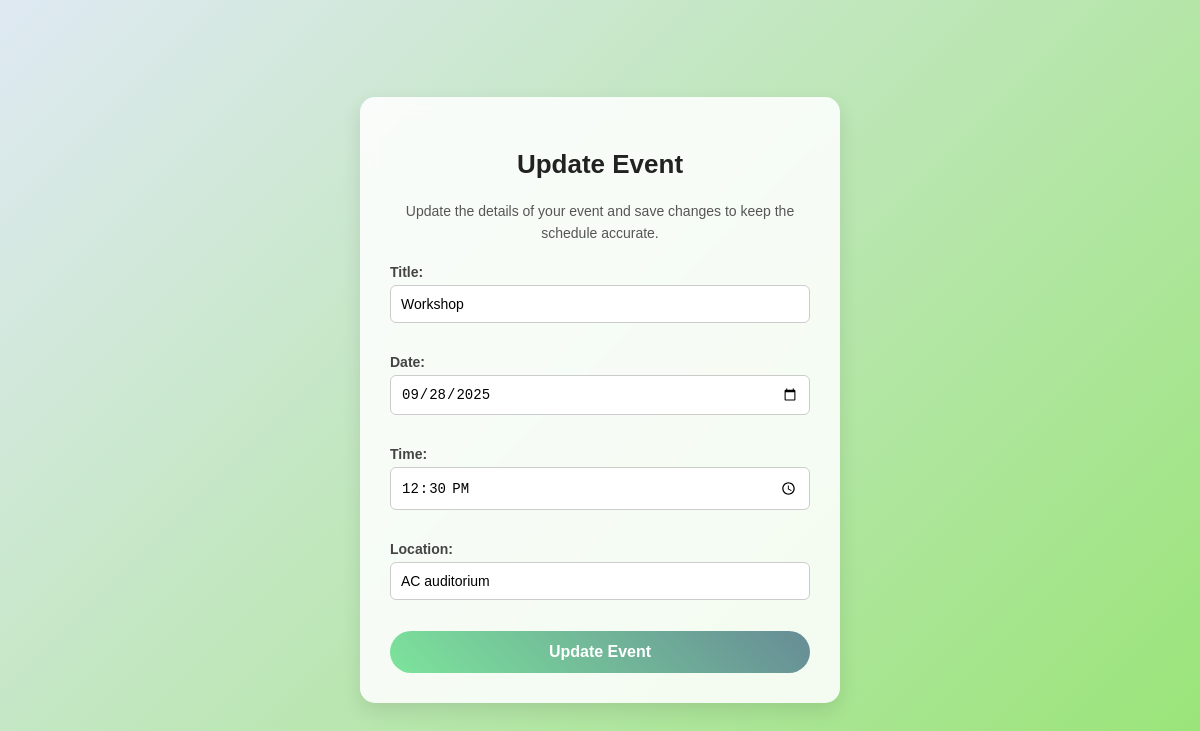
/event/5/edit/, run on the app's committed database.
### events/models.py (models this page shows, shortened)
class Event(models.Model):
    title = models.CharField(max_length=200)
    description = models.TextField(blank=True, null=True)
    date = models.DateField()
    time = models.TimeField()
    location = models.CharField(max_length=200)

### events/views.py (the view)
# urls.py: path('event/<int:pk>/edit/', views.update_event, name='update_event'),
def update_event(request, pk):
    event = get_object_or_404(Event, pk=pk)
    if request.method == "POST":
        form = EventForm(request.POST, instance=event)
        if form.is_valid():
            form.save()
            return redirect('event_list')
    else:
        form = EventForm(instance=event)
    return render(request, 'update.html', {'form': form})

### events/forms.py
class EventForm(forms.ModelForm):
    class Meta:
        model = Event
        fields = ['title', 'date', 'time', 'location']
        widgets = {
            'title': forms.TextInput(attrs={'placeholder': 'Enter event title'}),
            'date': forms.DateInput(attrs={'type': 'date'}),
            'time': forms.TimeInput(attrs={'type': 'time'}),
            'location': forms.TextInput(attrs={'placeholder': 'Enter event location'}),
        }

### events/templates/update.html (shortened to what this page needs)
<!DOCTYPE html>
<html lang="en">
<head>
</head>
<body>
  <div class="form-box">
    <h2>Update Event</h2>
    <p style="text-align:center; color:#555; font-size:14px; line-height:1.6; margin-bottom:20px;">
     Update the details of your event and save changes to keep the schedule accurate.
  </p>
    <form method="post">
      {{ form.as_p }}
      <button type="submit">Update Event</button>
    </form>
  </div>
</body>
</html>

### events/templates/update.html (style rules this page uses)
body { margin: 0; font-family: 'Poppins', sans-serif; background: linear-gradient(135deg, #dfe9f3, #98e475); display: flex; justify-content: center; align-items: center; height: 100vh; color: #333; }
.form-box { max-width: 420px; width: 100%; background: #ffffffdd; backdrop-filter: blur(8px); padding: 30px; border-radius: 15px; box-shadow: 0 8px 20px rgba(0,0,0,0.1); }
h2 { text-align: center; margin-bottom: 20px; color: #222; font-size: 26px; font-weight: 600; }
label { display: block; margin-bottom: 5px; font-weight: 600; color: #444; font-size: 14px; }
input, textarea, select { width: 100%; padding: 10px; margin-bottom: 15px; border: 1px solid #ccc; border-radius: 6px; box-sizing: border-box; font-size: 14px; transition: all 0.3s ease; }
button { width: 100%; background: linear-gradient(45deg, #7ce49b, #678c96); color: white; border: none; padding: 12px; border-radius: 30px; cursor: pointer; font-size: 16px; font-weight: 600; transition: all 0.3s ease; }

### data on the page
Event: title "Workshop", date "09/28/2025", time "12:30:00", location "AC auditorium"
